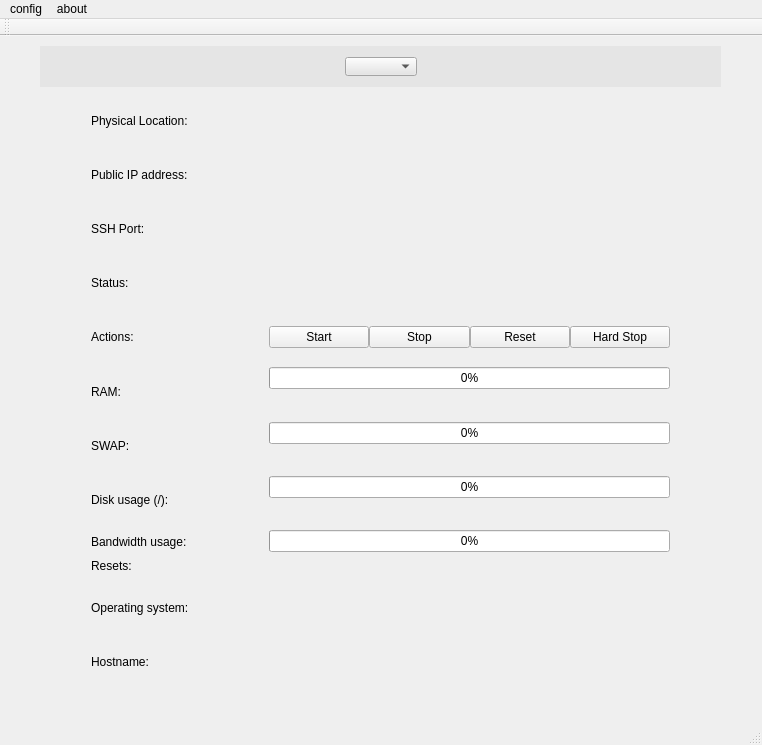
<?xml version="1.0" encoding="UTF-8"?>
<ui version="4.0">
 <class>BwhDesktopClass</class>
 <widget class="QMainWindow" name="BwhDesktopClass">
  <property name="geometry">
   <rect>
    <x>0</x>
    <y>0</y>
    <width>762</width>
    <height>745</height>
   </rect>
  </property>
  <property name="windowTitle">
   <string>BwhDesktop</string>
  </property>
  <property name="windowIcon">
   <iconset resource="BwhDesktop.qrc">
    <normaloff>:/BwhDesktop/BwhDesktop.ico</normaloff>:/BwhDesktop/BwhDesktop.ico</iconset>
  </property>
  <widget class="QWidget" name="centralWidget">
   <widget class="QWidget" name="vps_title_widget" native="true">
    <property name="geometry">
     <rect>
      <x>40</x>
      <y>10</y>
      <width>681</width>
      <height>41</height>
     </rect>
    </property>
    <property name="styleSheet">
     <string notr="true">background-color: rgb(229, 229, 229);
</string>
    </property>
    <layout class="QHBoxLayout" name="horizontalLayout">
     <item>
      <spacer name="horizontalSpacer">
       <property name="orientation">
        <enum>Qt::Orientation::Horizontal</enum>
       </property>
       <property name="sizeHint" stdset="0">
        <size>
         <width>171</width>
         <height>20</height>
        </size>
       </property>
      </spacer>
     </item>
     <item>
      <widget class="QComboBox" name="vps_title_comboBox">
       <property name="styleSheet">
        <string notr="true"/>
       </property>
       <property name="currentText">
        <string/>
       </property>
      </widget>
     </item>
     <item>
      <spacer name="horizontalSpacer_2">
       <property name="orientation">
        <enum>Qt::Orientation::Horizontal</enum>
       </property>
       <property name="sizeHint" stdset="0">
        <size>
         <width>171</width>
         <height>20</height>
        </size>
       </property>
      </spacer>
     </item>
    </layout>
   </widget>
   <widget class="QWidget" name="widget_2" native="true">
    <property name="geometry">
     <rect>
      <x>80</x>
      <y>50</y>
      <width>601</width>
      <height>611</height>
     </rect>
    </property>
    <layout class="QGridLayout" name="gridLayout" rowstretch="0,0,0,0,0,0,0,0,0,0,0" columnstretch="3,7">
     <item row="6" column="0">
      <widget class="QLabel" name="swap">
       <property name="text">
        <string>SWAP:</string>
       </property>
      </widget>
     </item>
     <item row="4" column="0">
      <widget class="QLabel" name="actions">
       <property name="text">
        <string>Actions:</string>
       </property>
      </widget>
     </item>
     <item row="1" column="0">
      <widget class="QLabel" name="public_ip_address">
       <property name="text">
        <string>Public IP address:</string>
       </property>
      </widget>
     </item>
     <item row="6" column="1">
      <widget class="QWidget" name="widget_6" native="true">
       <layout class="QVBoxLayout" name="verticalLayout_3">
        <property name="spacing">
         <number>0</number>
        </property>
        <property name="leftMargin">
         <number>0</number>
        </property>
        <property name="topMargin">
         <number>0</number>
        </property>
        <property name="rightMargin">
         <number>0</number>
        </property>
        <property name="bottomMargin">
         <number>0</number>
        </property>
        <item>
         <widget class="QProgressBar" name="progressBar_swap">
          <property name="value">
           <number>0</number>
          </property>
         </widget>
        </item>
        <item>
         <widget class="QLabel" name="swap_value">
          <property name="text">
           <string/>
          </property>
         </widget>
        </item>
       </layout>
      </widget>
     </item>
     <item row="5" column="0">
      <widget class="QLabel" name="ram">
       <property name="text">
        <string>RAM:</string>
       </property>
      </widget>
     </item>
     <item row="8" column="0">
      <widget class="QWidget" name="widget_4" native="true">
       <layout class="QVBoxLayout" name="verticalLayout">
        <property name="spacing">
         <number>0</number>
        </property>
        <property name="leftMargin">
         <number>0</number>
        </property>
        <property name="topMargin">
         <number>0</number>
        </property>
        <property name="rightMargin">
         <number>0</number>
        </property>
        <property name="bottomMargin">
         <number>0</number>
        </property>
        <item>
         <widget class="QLabel" name="bandwidth_usage">
          <property name="text">
           <string>Bandwidth usage:</string>
          </property>
         </widget>
        </item>
        <item>
         <widget class="QLabel" name="bandwidth_resets">
          <property name="text">
           <string>Resets: </string>
          </property>
         </widget>
        </item>
       </layout>
      </widget>
     </item>
     <item row="10" column="1">
      <widget class="QLabel" name="hostname_value">
       <property name="text">
        <string/>
       </property>
      </widget>
     </item>
     <item row="4" column="1">
      <widget class="QWidget" name="widget_3" native="true">
       <property name="styleSheet">
        <string notr="true"/>
       </property>
       <layout class="QHBoxLayout" name="horizontalLayout_2">
        <property name="spacing">
         <number>0</number>
        </property>
        <property name="leftMargin">
         <number>0</number>
        </property>
        <property name="topMargin">
         <number>0</number>
        </property>
        <property name="rightMargin">
         <number>0</number>
        </property>
        <property name="bottomMargin">
         <number>0</number>
        </property>
        <item>
         <widget class="QPushButton" name="button_start">
          <property name="text">
           <string>Start</string>
          </property>
         </widget>
        </item>
        <item>
         <widget class="QPushButton" name="button_stop">
          <property name="text">
           <string>Stop</string>
          </property>
         </widget>
        </item>
        <item>
         <widget class="QPushButton" name="button_reset">
          <property name="text">
           <string>Reset</string>
          </property>
         </widget>
        </item>
        <item>
         <widget class="QPushButton" name="button_hard_stop">
          <property name="text">
           <string>Hard Stop</string>
          </property>
         </widget>
        </item>
       </layout>
      </widget>
     </item>
     <item row="3" column="1">
      <widget class="QLabel" name="status_value">
       <property name="text">
        <string/>
       </property>
      </widget>
     </item>
     <item row="9" column="1">
      <widget class="QLabel" name="os_value">
       <property name="text">
        <string/>
       </property>
      </widget>
     </item>
     <item row="7" column="1">
      <widget class="QWidget" name="disk_usage_value_widget" native="true">
       <layout class="QVBoxLayout" name="verticalLayout_4">
        <property name="leftMargin">
         <number>0</number>
        </property>
        <property name="topMargin">
         <number>0</number>
        </property>
        <property name="rightMargin">
         <number>0</number>
        </property>
        <property name="bottomMargin">
         <number>0</number>
        </property>
        <item>
         <widget class="QProgressBar" name="progressBar_disk_usage">
          <property name="value">
           <number>0</number>
          </property>
         </widget>
        </item>
        <item>
         <widget class="QLabel" name="disk_usage_value">
          <property name="text">
           <string/>
          </property>
         </widget>
        </item>
       </layout>
      </widget>
     </item>
     <item row="8" column="1">
      <widget class="QWidget" name="bandwidth_usage_widget" native="true">
       <layout class="QVBoxLayout" name="verticalLayout_5">
        <property name="leftMargin">
         <number>0</number>
        </property>
        <property name="topMargin">
         <number>0</number>
        </property>
        <property name="rightMargin">
         <number>0</number>
        </property>
        <property name="bottomMargin">
         <number>0</number>
        </property>
        <item>
         <widget class="QProgressBar" name="progressBar_bandwidth_usage">
          <property name="value">
           <number>0</number>
          </property>
         </widget>
        </item>
        <item>
         <widget class="QLabel" name="bandwidth_usage_value">
          <property name="text">
           <string/>
          </property>
         </widget>
        </item>
       </layout>
      </widget>
     </item>
     <item row="7" column="0">
      <widget class="QLabel" name="disk_usage">
       <property name="text">
        <string>Disk usage (/):</string>
       </property>
      </widget>
     </item>
     <item row="0" column="1">
      <widget class="QLabel" name="physical_location_value">
       <property name="text">
        <string/>
       </property>
      </widget>
     </item>
     <item row="1" column="1">
      <widget class="QLabel" name="public_ip_address_value">
       <property name="text">
        <string/>
       </property>
      </widget>
     </item>
     <item row="5" column="1">
      <widget class="QWidget" name="widget_5" native="true">
       <layout class="QVBoxLayout" name="verticalLayout_2">
        <property name="spacing">
         <number>0</number>
        </property>
        <property name="leftMargin">
         <number>0</number>
        </property>
        <property name="topMargin">
         <number>0</number>
        </property>
        <property name="rightMargin">
         <number>0</number>
        </property>
        <property name="bottomMargin">
         <number>0</number>
        </property>
        <item>
         <widget class="QProgressBar" name="progressBar_ram">
          <property name="value">
           <number>0</number>
          </property>
         </widget>
        </item>
        <item>
         <widget class="QLabel" name="ram_value">
          <property name="text">
           <string/>
          </property>
         </widget>
        </item>
       </layout>
      </widget>
     </item>
     <item row="3" column="0">
      <widget class="QLabel" name="status">
       <property name="text">
        <string>Status:</string>
       </property>
      </widget>
     </item>
     <item row="2" column="1">
      <widget class="QLabel" name="ssh_port_value">
       <property name="text">
        <string/>
       </property>
      </widget>
     </item>
     <item row="0" column="0">
      <widget class="QLabel" name="physical_location">
       <property name="text">
        <string>Physical Location:</string>
       </property>
      </widget>
     </item>
     <item row="9" column="0">
      <widget class="QLabel" name="os">
       <property name="text">
        <string>Operating system:</string>
       </property>
      </widget>
     </item>
     <item row="10" column="0">
      <widget class="QLabel" name="hostname">
       <property name="text">
        <string>Hostname:</string>
       </property>
      </widget>
     </item>
     <item row="2" column="0">
      <widget class="QLabel" name="ssh_port">
       <property name="text">
        <string>SSH Port:</string>
       </property>
      </widget>
     </item>
    </layout>
   </widget>
  </widget>
  <widget class="QMenuBar" name="menuBar">
   <property name="geometry">
    <rect>
     <x>0</x>
     <y>0</y>
     <width>762</width>
     <height>33</height>
    </rect>
   </property>
   <widget class="QMenu" name="menu">
    <property name="title">
     <string>config</string>
    </property>
    <addaction name="config_create"/>
    <addaction name="config_edit"/>
    <addaction name="config_import"/>
    <addaction name="config_export"/>
   </widget>
   <widget class="QMenu" name="menuabout">
    <property name="title">
     <string>about</string>
    </property>
   </widget>
   <addaction name="menu"/>
   <addaction name="menuabout"/>
  </widget>
  <widget class="QToolBar" name="mainToolBar">
   <attribute name="toolBarArea">
    <enum>TopToolBarArea</enum>
   </attribute>
   <attribute name="toolBarBreak">
    <bool>false</bool>
   </attribute>
  </widget>
  <widget class="QStatusBar" name="statusBar"/>
  <action name="config_import">
   <property name="text">
    <string>import</string>
   </property>
  </action>
  <action name="config_export">
   <property name="text">
    <string>export</string>
   </property>
  </action>
  <action name="config_create">
   <property name="text">
    <string>create</string>
   </property>
  </action>
  <action name="config_edit">
   <property name="text">
    <string>edit</string>
   </property>
  </action>
 </widget>
 <layoutdefault spacing="6" margin="11"/>
 <resources>
  <include location="BwhDesktop.qrc"/>
 </resources>
 <connections/>
</ui>
